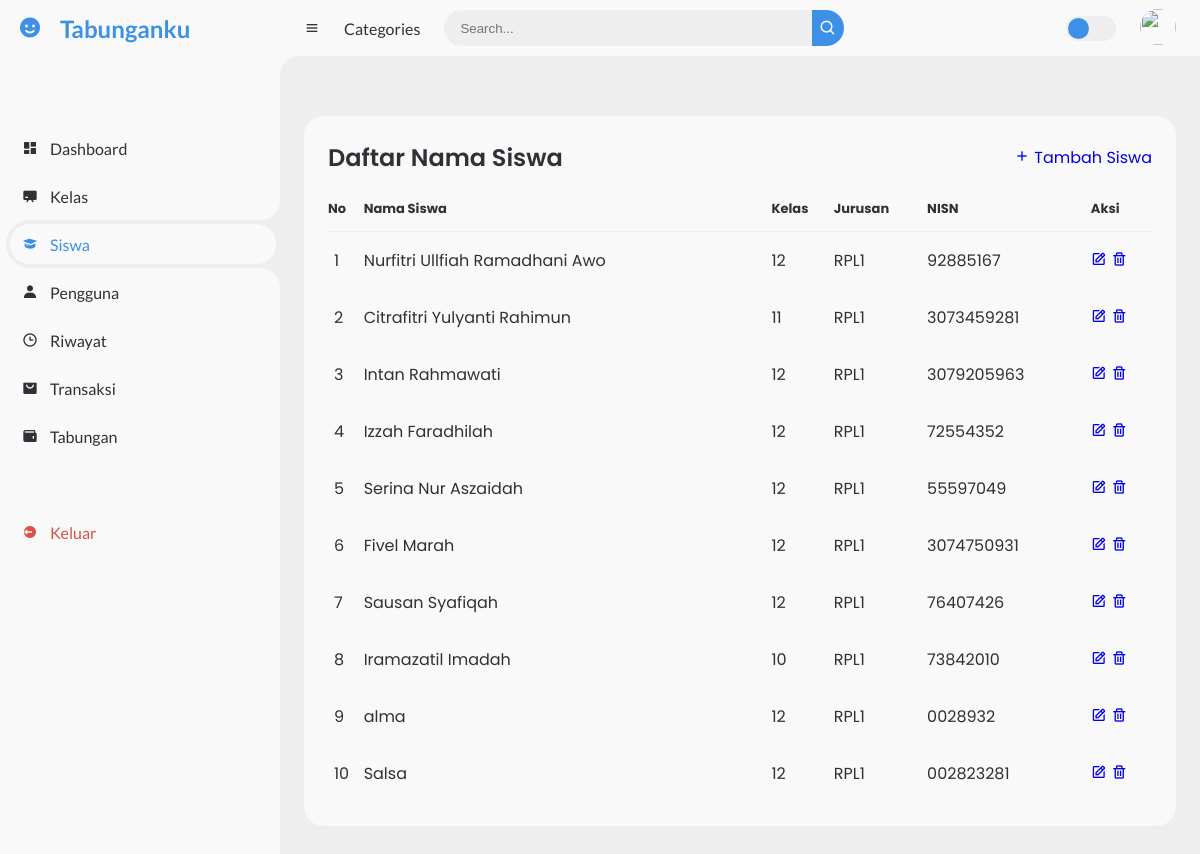
Screenshot of /admin.php?page=student (signed in) with the database file from the repository.
### tables this page shows
CREATE TABLE `siswa` (
  `id_siswa` int(11) NOT NULL,
  `nama_siswa` varchar(250) NOT NULL,
  `kelas` varchar(10) NOT NULL,
  `nisn` varchar(20) DEFAULT NULL,
  `password` varchar(255) NOT NULL,
  `jurusan` varchar(50) DEFAULT NULL
);

### student.php (the view, shortened to what this page needs)
<link rel="stylesheet" href="https://cdn.datatables.net/2.1.8/css/dataTables.dataTables.css">
<div class="table-data">
    <div class="order">
        <div class="head">
            <h3>Daftar Nama Siswa</h3>
            <a href="tambah.php" class='add-btn' title="Tambah Siswa">
                <i class='bx bx-plus'></i> Tambah Siswa
            </a>
        </div>
        <table id="example" class="row-border" style="width:100%">
            <thead>
                <tr>
                    <th>No</th>
                    <th>Nama Siswa</th>
                    <th>Kelas</th>
                    <th>Jurusan</th>
                    <th>NISN</th>
                    <th>Aksi</th>
                </tr>
            </thead>
            <tbody>
            <?php
                $sql = "SELECT * FROM siswa";
                $result = $koneksi->query($sql);
                $no = 1;
                if($result->num_rows > 0) {
                    while($row = $result->fetch_assoc()) {
                        echo "<tr>";
                        echo "<td>" . $no . "</td>";
                        echo "<td>" . htmlspecialchars($row["nama_siswa"]) . "</td>";
                        echo "<td>" . htmlspecialchars($row["kelas"]) . "</td>";
                        echo "<td>" . htmlspecialchars($row["jurusan"]) . "</td>";
                        echo "<td>" . htmlspecialchars($row["nisn"]) . "</td>";
                        echo "<td>
                                <a href='update.php?id=" . $row["id_siswa"] . "' class='icon-btn' title='Edit'>
                                    <i class='bx bx-edit'></i>
                                </a>
                                <a href='delete.php?id=" . $row["id_siswa"] . "' class='icon-btn' title='Hapus' onclick='return confirm(\"Apakah Anda yakin ingin menghapus data ini?\")'>
                                    <i class='bx bx-trash'></i>
                                </a>
                            </td>";
                        echo "</tr>";
                        $no++;
                    }
                } else {
                    echo "<tr><td colspan='6'>Tidak ada data</td></tr>";
                }
            ?>
            </tbody>
        </table>
    </div>
</div>

### assets/style.css (style rules this page uses)
* { margin: 0; padding: 0; box-sizing: border-box; }
a { text-decoration: none !important; }
:root { --poppins: 'Poppins', sans-serif; --lato: 'Lato', sans-serif; --light: #F9F9F9; --blue: #3C91E6; --light-blue: #CFE8FF; --grey: #eee; --dark-grey: #AAAAAA; --dark: #342E37; --red: #DB504A; --yellow: #FFCE26; --light-yellow: #FFF2C6; --orange: #FD7238; --light-orange: #FFE0D3; }
html { overflow-x: hidden; }
body { background: var(--grey); overflow-x: hidden; }
#content main .table-data { display: flex; flex-wrap: wrap; grid-gap: 24px; margin-top: 24px; width: 100%; color: var(--dark); }
#content main .table-data > div { border-radius: 20px; background: var(--light); padding: 24px; overflow-x: auto; }
#content main .table-data .head { display: flex; align-items: center; grid-gap: 16px; margin-bottom: 24px; }
#content main .table-data .head h3 { margin-right: auto; font-size: 24px; font-weight: 600; }
#content main .table-data .head .bx { cursor: pointer; }
#content main .table-data .order { flex-grow: 1; flex-basis: 500px; }
#content main .table-data .order table { width: 100%; border-collapse: collapse; }
#content main .table-data .order table th { padding-bottom: 12px; font-size: 13px; text-align: left; border-bottom: 1px solid var(--grey); }
#content main .table-data .order table td { padding: 16px 0; }
#content main .table-data .order table tr td:first-child { display: flex; align-items: center; grid-gap: 12px; padding-left: 6px; }

### rows the page displays
siswa: nama_siswa "Nurfitri Ullfiah Ramadhani Awo", kelas "12", jurusan "RPL1", nisn "92885167"
siswa: nama_siswa "Citrafitri Yulyanti Rahimun", kelas "11", jurusan "RPL1", nisn "3073459281"
siswa: nama_siswa "Intan Rahmawati", kelas "12", jurusan "RPL1", nisn "3079205963"
siswa: nama_siswa "Izzah Faradhilah", kelas "12", jurusan "RPL1", nisn "72554352"
siswa: nama_siswa "Serina Nur Aszaidah", kelas "12", jurusan "RPL1", nisn "55597049"
siswa: nama_siswa "Fivel Marah", kelas "12", jurusan "RPL1", nisn "3074750931"
siswa: nama_siswa "Sausan Syafiqah", kelas "12", jurusan "RPL1", nisn "76407426"
siswa: nama_siswa "Iramazatil Imadah", kelas "10", jurusan "RPL1", nisn "73842010"
siswa: nama_siswa "alma", kelas "12", jurusan "RPL1", nisn "0028932"
siswa: nama_siswa "Salsa", kelas "12", jurusan "RPL1", nisn "002823281"
